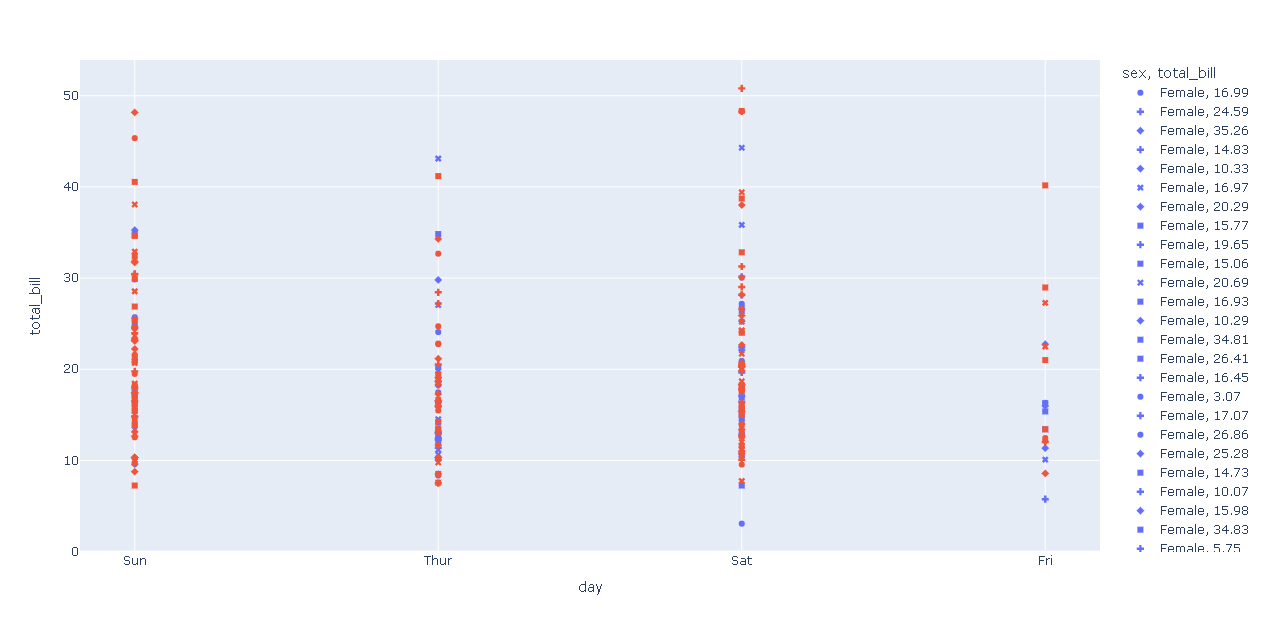

This figure's Python source:
import plotly.express as px # Biblioteca usada para criar gráficos

df = px.data.tips() # DataFrame com conjunto de dados Iris
fig = px.scatter(df, x = 'day',
                  y = 'total_bill',
                  color='sex',
                  symbol = 'total_bill')  # Cria o objeto com os dados de x e y
fig.show() # Plota o gráfico

# plotly.express pode criar toda a fígura de uma só vez. Ele usa a graph_objects internamente
